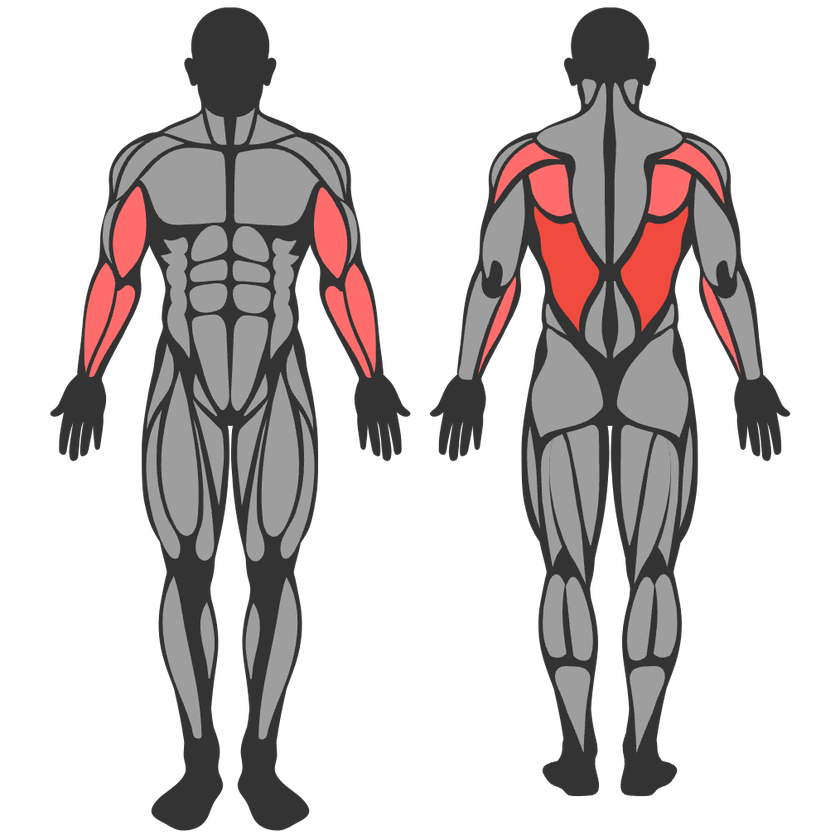
#> input picture apps/web/scripts/trace/reference.png, 840 x 840 px, shrunk from 1014 x 1014 before the run
$ python masks.py
#> lines starting #> are read from the running program, lines starting #| are printed output that depends on the picture; after the words box and inside, x2 and y2 are one past the last pixel; in counts of white or black regions, pixels touching at a corner belong together
"""Write every region we intend to trace as a 1-bit PNG for potrace."""
import json
import numpy as np
from PIL import Image
from scipy import ndimage

import os
_HERE = os.path.dirname(os.path.abspath(__file__))
T = os.path.join(_HERE, os.environ.get('TRACE_BUILD', 'build')) + os.sep
os.makedirs(T, exist_ok=True)
REF = os.path.join(_HERE, os.environ.get('TRACE_REF', 'reference.png'))
ISLAND_LUM = float(os.environ.get('TRACE_ISLAND_LUM', '90'))

im = Image.open(REF).convert('RGBA')
#> im is the input picture: PIL image 840x840 RGBA; mean R, G, B, A 42.1, 36.9, 36.7, 90
a = np.array(im).astype(int)
R, G, B, A = a[:, :, 0], a[:, :, 1], a[:, :, 2], a[:, :, 3]
#> R: shape (840, 840) int64; 232 distinct labels, from 0 to 255
#> G: shape (840, 840) int64; 152 distinct labels, from 0 to 255
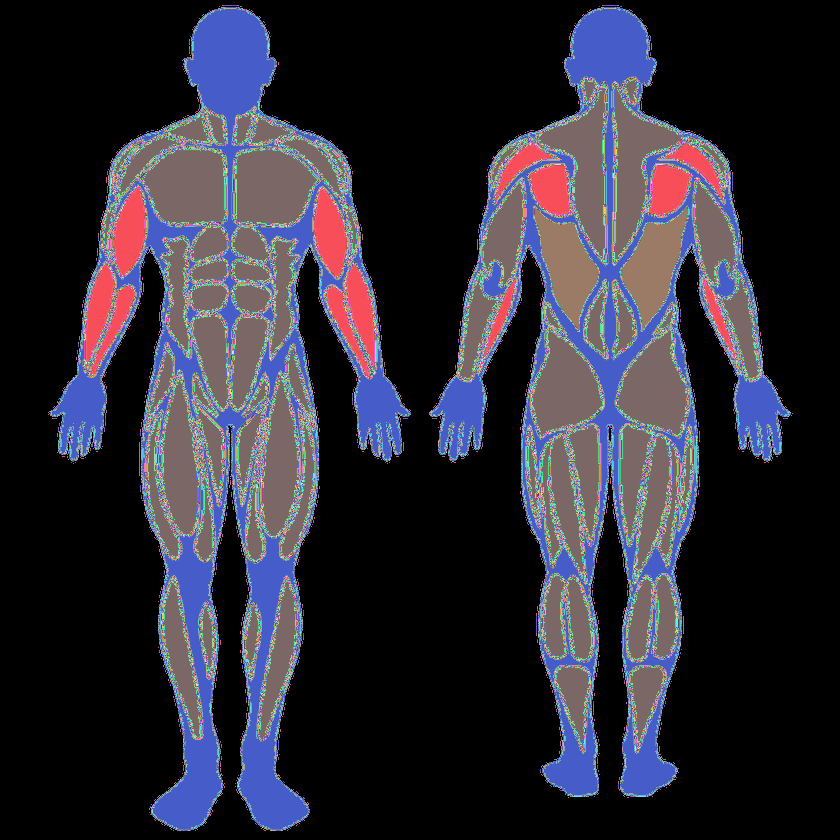
#> B: shape (840, 840) int64; 152 distinct labels, from 0 to 255; one colour per label, 0 black
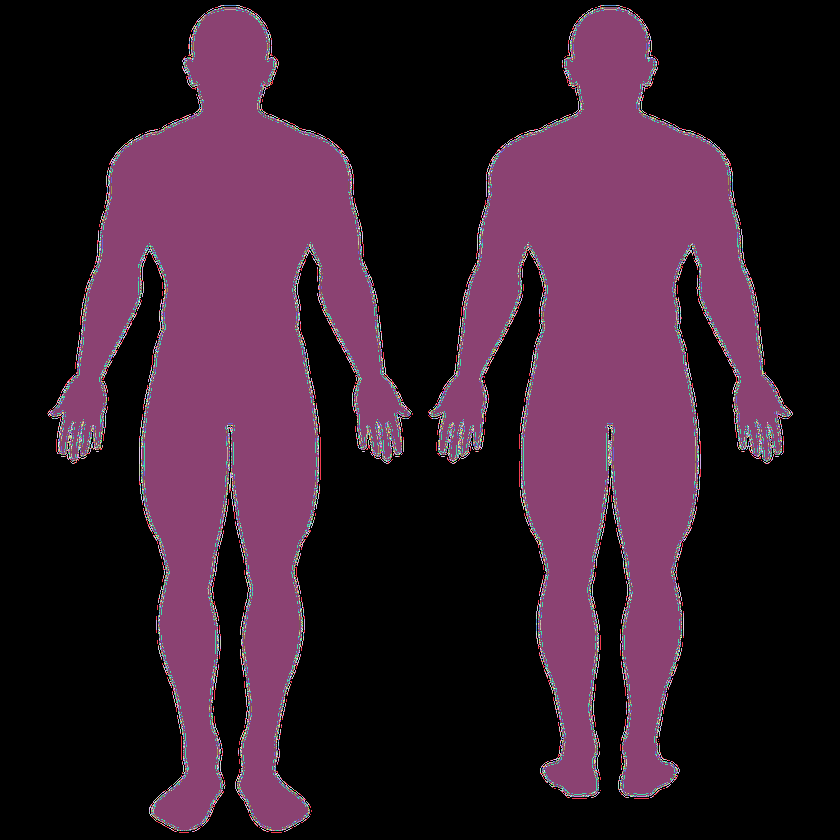
#> A: shape (840, 840) int64; 256 distinct labels, from 0 to 255; one colour per label, 0 black
lum = 0.299 * R + 0.587 * G + 0.114 * B
ink = A > 128
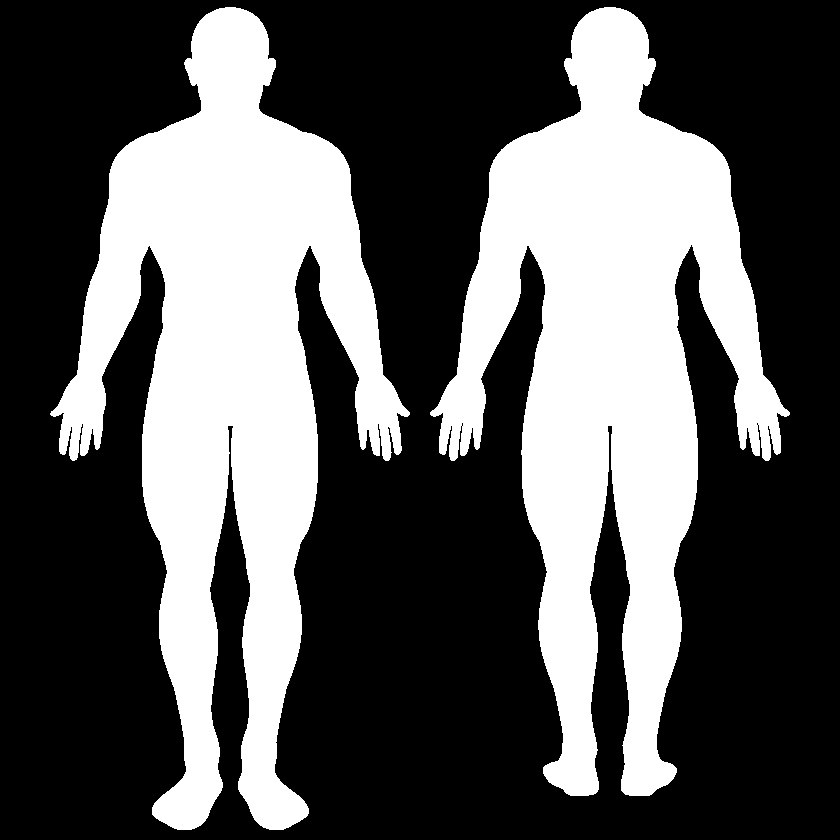
#> ink: shape (840, 840) bool; 35.3% white; 2 white regions, box (x1, y1, x2, y2) and area: (50, 7, 410, 830) 126116, (430, 7, 790, 796) 122948
island = ink & (lum > ISLAND_LUM)
#> island: shape (840, 840) bool; 19.3% white; 80 white regions, largest, box (x1, y1, x2, y2) and area: (140, 148, 226, 225) 5393, (234, 148, 319, 226) 5345, (537, 83, 607, 264) 5139
H, W = ink.shape
#> H = 840; W = 840

lab, n = ndimage.label(ink)
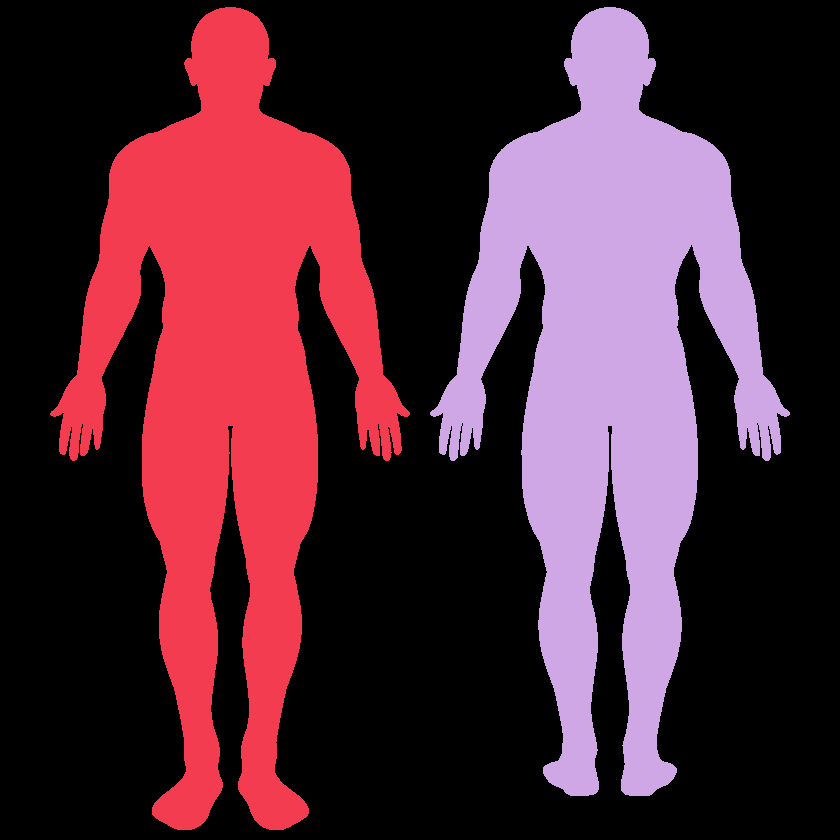
#> lab: shape (840, 840) int32; 3 distinct labels, from 0 to 2; one colour per label, 0 black
#> n = 2
sizes = ndimage.sum(ink, lab, range(1, n + 1))
#> sizes = [126116, 122948]
two = (np.argsort(-sizes)[:2] + 1)
#> two = [1, 2]
two = sorted(two, key=lambda i: ndimage.center_of_mass(ink, lab, i)[1])

meta = {'figures': {}, 'regions': []}
MIN = 40

def dump(mask, name):
    img = Image.fromarray(np.where(mask, 0, 255).astype('uint8'), 'L')
    img.save(T + 'masks/' + name + '.png')

import os
os.makedirs(T + 'masks', exist_ok=True)

for nm, i in zip(['front', 'back'], two):
    fm = lab == i
    ys, xs = np.where(fm)
    bbox = [int(xs.min()), int(ys.min()), int(xs.max()) + 1, int(ys.max()) + 1]
    meta['figures'][nm] = {'bbox': bbox, 'px': int(fm.sum())}
    # the whole figure -> the dark base silhouette
    dump(fm, f'{nm}__body')
    meta['regions'].append({'view': nm, 'key': 'body', 'kind': 'silhouette', 'px': int(fm.sum()),
                            'centroid': [float(xs.mean()), float(ys.mean())]})
    # muscle islands
    imask = island & fm
    l2, n2 = ndimage.label(imask)
    sz = ndimage.sum(imask, l2, range(1, n2 + 1))
    kept = 0
    for j in range(1, n2 + 1):
        if sz[j - 1] < MIN:
            continue
        m = l2 == j
        yy, xx = np.where(m)
        dump(m, f'{nm}__isl{j:03d}')
        meta['regions'].append({
            'view': nm, 'key': f'isl{j:03d}', 'kind': 'muscle', 'px': int(sz[j - 1]),
            'centroid': [float(xx.mean()), float(yy.mean())],
            'bbox': [int(xx.min()), int(yy.min()), int(xx.max()) + 1, int(yy.max()) + 1],
        })
        kept += 1
    print(nm, 'islands written:', kept)
#> this loop made 2 passes
#> (nm, i, bbox, n2) on passes 1 to 2: ('front', 1, [50, 7, 410, 830], 47), ('back', 2, [430, 7, 790, 796], 39)
#| front islands written: 44
#| back islands written: 36
#> pass 1, `l2, n2 = ndimage.label(imask)`:
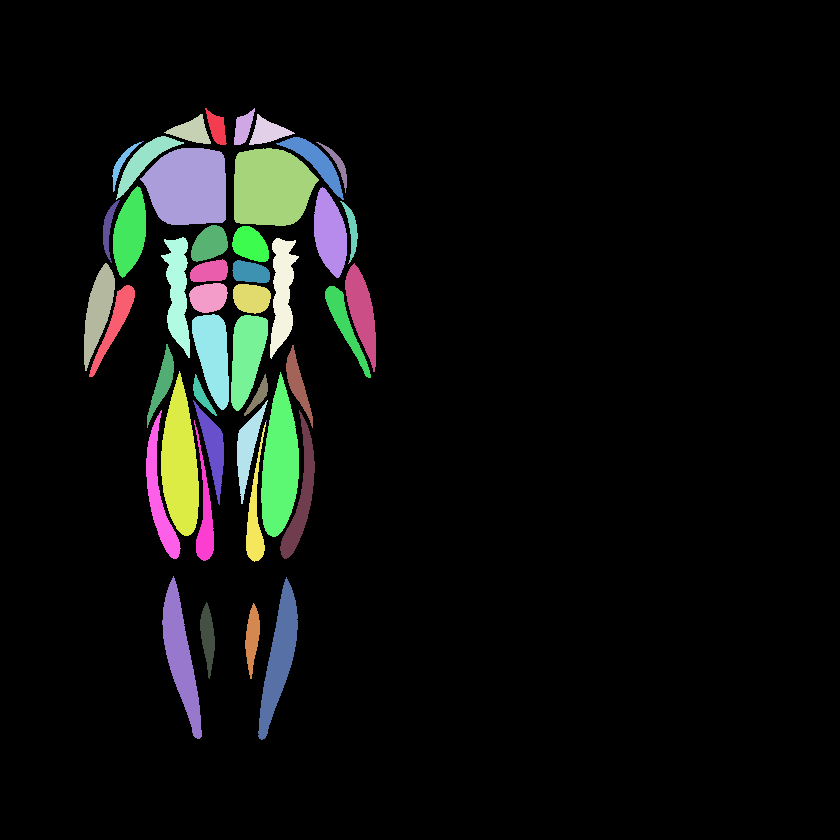
#> l2: shape (840, 840) int32; 48 distinct labels, from 0 to 47; one colour per label, 0 black
#> after the loop: fm: shape (840, 840) bool; 17.4% white; 1 white region, box (x1, y1, x2, y2) and area: (430, 7, 790, 796) 122948
#> after the loop: imask: shape (840, 840) bool; 9.9% white; 36 white regions, largest, box (x1, y1, x2, y2) and area: (537, 83, 607, 264) 5139, (613, 83, 683, 264) 5128, (617, 328, 689, 437) 4901
#> after the loop:
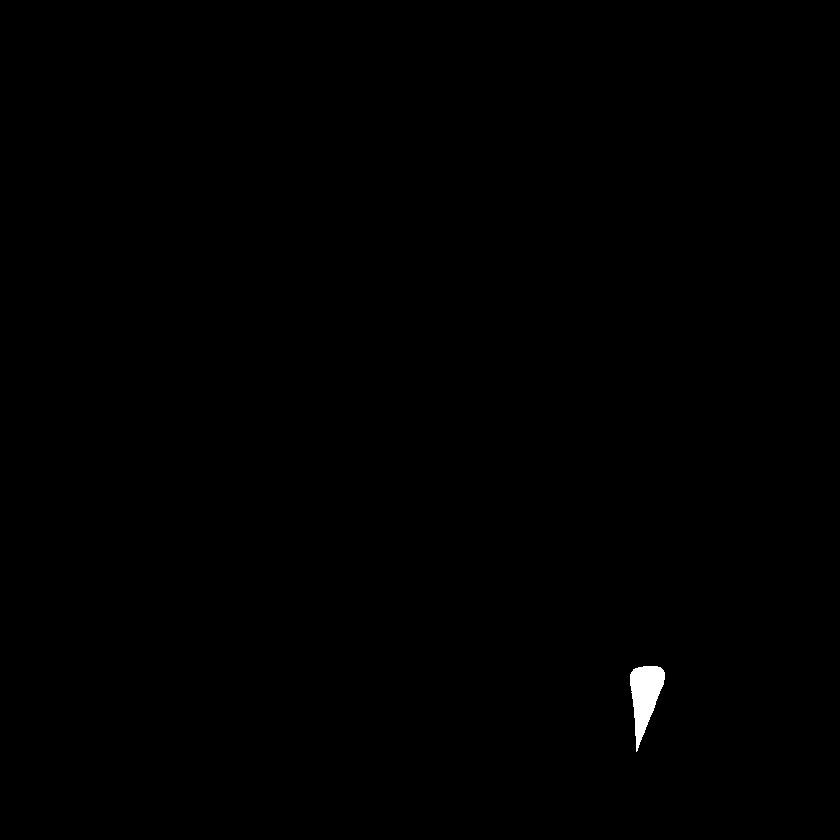
#> m: shape (840, 840) bool; 0.24% white; 1 white region, box (x1, y1, x2, y2) and area: (630, 666, 665, 752) 1672
#> after the loop, meta = 2 items

json.dump(meta, open(T + 'meta.json', 'w'), indent=1)
print('figures:', {k: v['bbox'] for k, v in meta['figures'].items()})
#| figures: {'front': [50, 7, 410, 830], 'back': [430, 7, 790, 796]}
print('total regions:', len(meta['regions']))
#| total regions: 82
